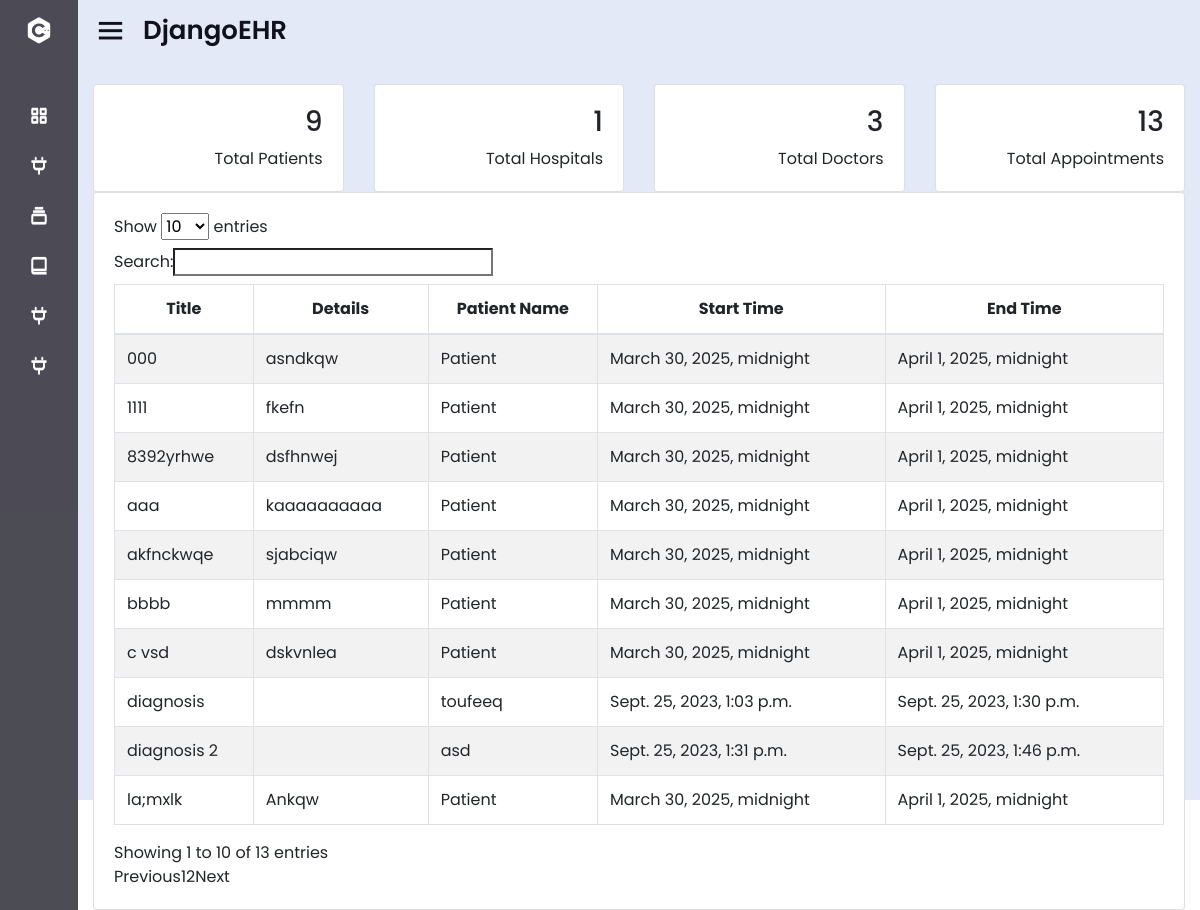
/ (signed in), run on an earlier commit of the app's database.
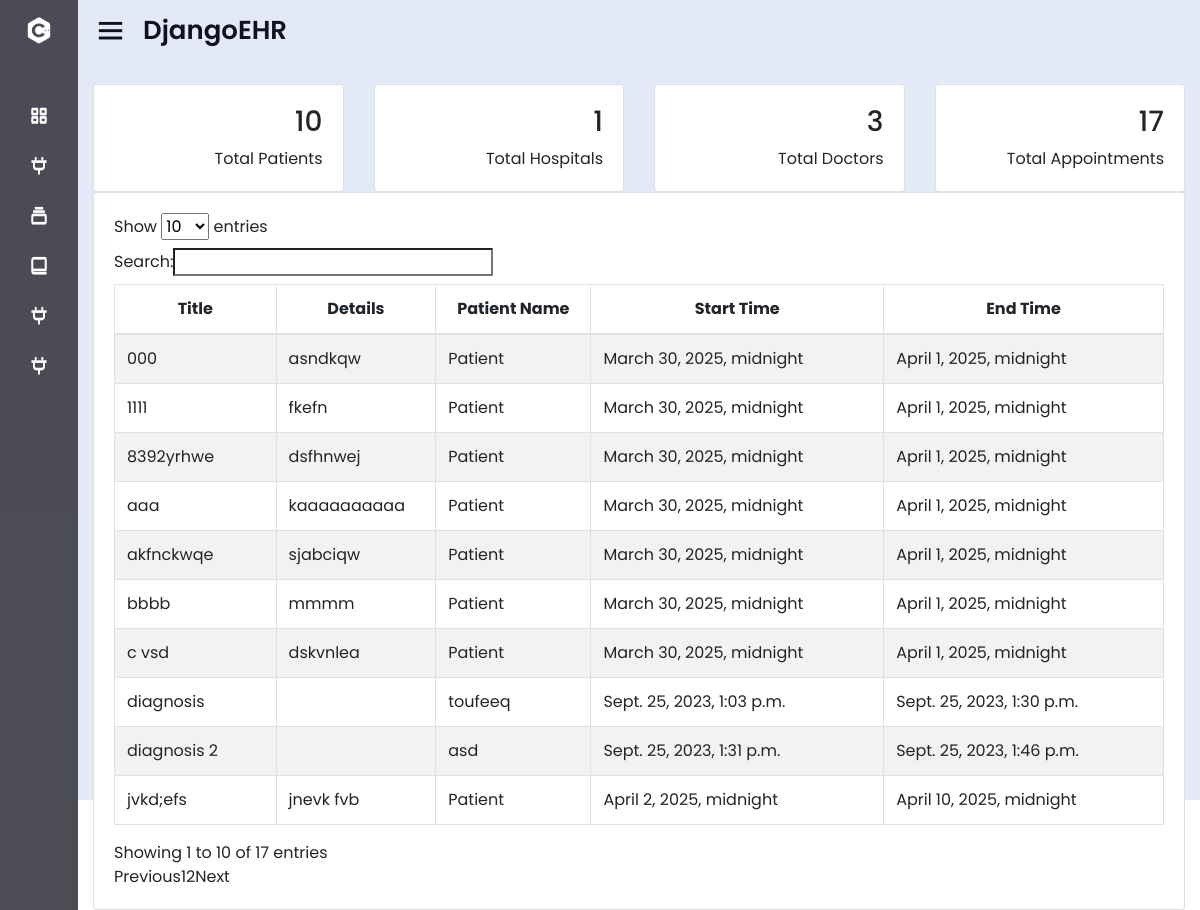
And on a later commit of the database.
### patient/models.py (models this page shows, shortened)
class Appointment(models.Model):
    patient = models.ForeignKey(Patient, on_delete=models.CASCADE)
    doctor = models.ForeignKey(Doctor, on_delete=models.CASCADE)
    title = models.CharField(max_length=100)
    statut = models.CharField(max_length=20, choices=[('en_attente', 'En attente'), ('confirme', 'Confirmé'), ('annule', 'Annulé')], default='en_attente')
    start_datetime = models.DateTimeField()
    end_datetime = models.DateTimeField()
    detail = models.TextField()
    hospital = models.ForeignKey(Hospital, on_delete=models.CASCADE)
    statut = models.CharField(
    max_length=20,
    choices=[
        ('en_attente', 'En attente'),
        ('confirme', 'Confirmé'),
        ('refuse', 'Refusé')
    ],
    default='en_attente'
    )

class Patient(models.Model):
    user = models.OneToOneField(User, on_delete=models.CASCADE, null=True, blank=True)
    username = models.CharField(max_length=100, blank=True, null=True)
    date_of_birth = models.DateField(blank=True, null=True)
    address = models.TextField()
    medical_history = models.TextField(blank=True)
    email = models.EmailField(blank=True, null=True)
    MRN = models.CharField(max_length=20, unique=True, null=True)
    def __str__(self):
        return self.username or "Patient"

### patient/views.py (the view)
# urls.py: path("", views.home, name="home"),
def home(request):
    appointments = Appointment.objects.all()
    patient_total=Patient.objects.count()
    doctor_total=Doctor.objects.count()
    appointment_total=Appointment.objects.count()
    hospital_total=Hospital.objects.count()
    return render(request, "patient/home.html", {"appointments": appointments, "patient_total":patient_total, "doctor_total":doctor_total, "appointment_total":appointment_total, "hospital_total":hospital_total})

### patient/templates/patient/home.html (shortened to what this page needs)
{% extends "patient/base.html" %}
{% block content %}
{% block extrascripts %}
<link rel="stylesheet" href="https://cdnjs.cloudflare.com/ajax/libs/font-awesome/5.15.3/css/all.min.css">
<link rel="stylesheet" type="text/css" href="https://stackpath.bootstrapcdn.com/bootstrap/4.4.1/css/bootstrap.min.css">
<link rel="stylesheet" type="text/css" href="https://pixinvent.com/stack-responsive-bootstrap-4-admin-template/app-assets/css/bootstrap-extended.min.css">
<link rel="stylesheet" type="text/css" href="https://pixinvent.com/stack-responsive-bootstrap-4-admin-template/app-assets/fonts/simple-line-icons/style.min.css">
<link rel="stylesheet" type="text/css" href="https://pixinvent.com/stack-responsive-bootstrap-4-admin-template/app-assets/css/colors.min.css">
<link rel="stylesheet" type="text/css" href="https://pixinvent.com/stack-responsive-bootstrap-4-admin-template/app-assets/css/bootstrap.min.css">
{% endblock extrascripts %}
<br>
{% if user.is_authenticated %}
<div class="grey-bg container-fluid">
  <section id="minimal-statistics">
    <div class="row">
      <div class="col-xl-3 col-sm-6 col-12">
        <div class="card">
          <div class="card-content">
            <div class="card-body">
              <div class="media d-flex">
                <div class="media-body text-right">
                  <h3>{{patient_total}}</h3>
                  <span>Total Patients</span>
                </div>
              </div>
            </div>
          </div>
        </div>
      </div>
      {% if user.profile.role != 'patient' %}
      <div class="col-xl-3 col-sm-6 col-12">
        <div class="card">
          <div class="card-content">
            <div class="card-body">
              <div class="media d-flex">
                <div class="media-body text-right">
                  <h3>{{hospital_total}}</h3>
                  <span>Total Hospitals</span>
                </div>
              </div>
            </div>
          </div>
        </div>
      </div>
      <div class="col-xl-3 col-sm-6 col-12">
        <div class="card">
          <div class="card-content">
            <div class="card-body">
              <div class="media d-flex">
                <div class="media-body text-right">
                  <h3>{{doctor_total}}</h3>
                  <span>Total Doctors</span>
                </div>
              </div>
            </div>
          </div>
        </div>
      </div>
      {% endif %}
      <div class="col-xl-3 col-sm-6 col-12">
        <div class="card">
          <div class="card-content">
            <div class="card-body">
              <div class="media d-flex">
                <div class="media-body text-right">
                  <h3>{{appointment_total}}</h3>
                  <span>Total Appointments</span>
                </div>
              </div>
            </div>
          </div>
        </div>
      </div>
      {% if user.profile.role != 'patient' %}
      <div class="col-12">
        <div class="card">
          <div class="card-content">
            <div class="card-body">
              <table id="example" class="table table-striped table-bordered" style="width:100%">
                <thead>
                    <tr style="text-align:center">
                      <th>Title</th>
                      <th>Details</th>
                      <th>Patient Name</th>
                      <th>Start Time</th>
                      <th>End Time</th>
                    </tr>
                </thead>
                <tbody>
                    {% for x in appointments %}
                    <tr>
                        <td>{{ x.title }}</td>
                        <td>{{ x.detail }}</td>
                        <td>{{ x.patient }}</td>
                        <td>{{ x.start_datetime }}</td>
                        <td>{{ x.end_datetime }}</td>
                    </tr>
                    {% endfor %}
                </tbody>
            </table>
            </div>
          </div>
        </div>
      </div>
      {% endif %}
    </div>
  </section>
</div>
{% endif %}
{% endblock %}

What changed in the data, as far as the page shows it:
no longer on this page (row unchanged): Appointment: title "la;mxlk", detail "Ankqw", patient "Patient", start_datetime "March 30, 2025, midnight", end_datetime "April 1, 2025, midnight"
added Appointment: title "jvkd;efs", detail "jnevk fvb", patient "Patient", start_datetime "April 2, 2025, midnight", end_datetime "April 10, 2025, midnight"
Also different on the page:
{{ patient_total }}: "9" → "10"
{{ appointment_total }}: "13" → "17"
text written by a page script: "Show entries Search: Showing 1 to 10 of 13 entries Previous 1 2 Next" → "Show entries Search: Showing 1 to 10 of 17 entries Previous 1 2 Next"
